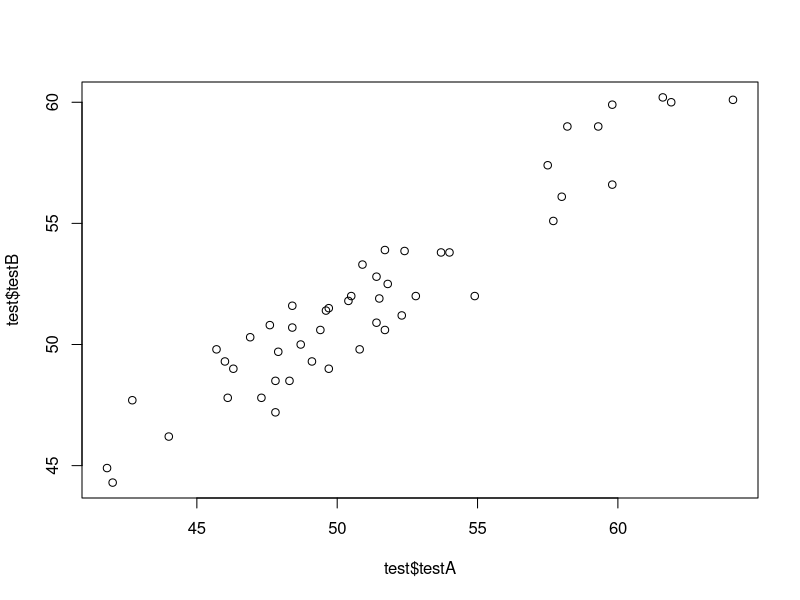

R code for this plot:
## ---- chunk 1
knitr::opts_chunk$set(echo = TRUE)
## ---- chunk 2

testA <- c(58,49.7,51.4,51.8,57.5,52.4,47.8,45.7,51.7,46,50.4,61.9,49.6,61.6,54,54.9,49.7,
           47.9,59.8,52.3,48.4,49.1,53.7,48.4,47.6,50.8,58.2,59.8,42.7,47.8,51.4,50.9,49.4,
           64.1,51.7,48.7,48.3,46.1,47.3,57.7,41.8,51.5,46.9,42,50.5,46.3,44,59.3,52.8)
testB <- c(56.1,51.5,52.8,52.5,57.4,53.86,48.5,49.8,53.9,49.3,51.8,60,51.4,60.2,53.8,52,
           49,49.7,59.9,51.2,51.6,49.3,53.8,50.7,50.8,49.8,59,56.6,47.7,47.2,50.9,53.3,
           50.6,60.1,50.6,50,48.5,47.8,47.8,55.1,44.9,51.9,50.3,44.3,52,49,46.2,59,52)

test <- as.data.frame(cbind(testA,testB))

str(test)
summary(test)
plot(test$testA,test$testB)

## ---- chunk 3


## ---- chunk 4

set.seed(123)



## ---- chunk 5

set.seed(123)


